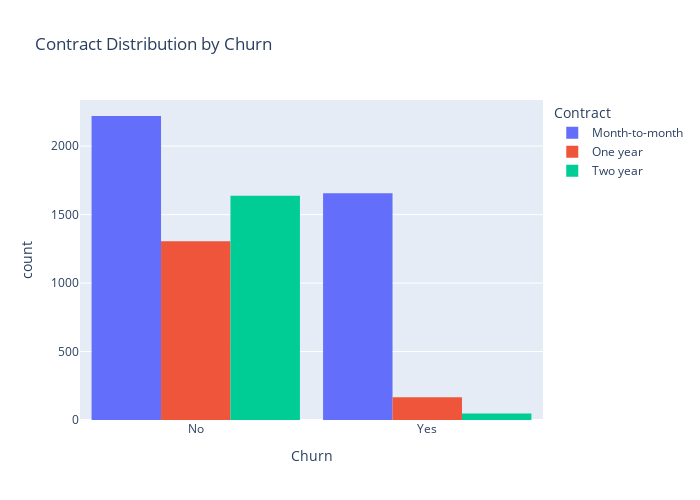

Write notebook code for a chart like this one.
### Markdown cell above
**Contract Distribution**

### Code cell
fig = px.histogram(df, x="Churn", color="Contract", barmode="group", title="Contract Distribution by Churn")
fig.update_layout(width=700, height=500, bargap=0.1)
fig.show()

### Figure 1 — Plotly figure (JSON) as saved in the notebook; plotly's stock layout.template omitted (floating-point values rounded to 4 significant figures; data arrays with more than 128 entries replaced by an {"elided": "..."} marker saying what was removed)
{"data": [{"alignmentgroup": "True", "bingroup": "x", "hovertemplate": "Contract=Month-to-month<br>Churn=%{x}<br>count=%{y}<extra></extra>", "legendgroup": "Month-to-month", "marker": {"color": "#636efa", "pattern": {"shape": ""}}, "name": "Month-to-month", "offsetgroup": "Month-to-month", "orientation": "v", "showlegend": true, "type": "histogram", "x": {"elided": "3875 str values"}, "xaxis": "x", "yaxis": "y"}, {"alignmentgroup": "True", "bingroup": "x", "hovertemplate": "Contract=One year<br>Churn=%{x}<br>count=%{y}<extra></extra>", "legendgroup": "One year", "marker": {"color": "#EF553B", "pattern": {"shape": ""}}, "name": "One year", "offsetgroup": "One year", "orientation": "v", "showlegend": true, "type": "histogram", "x": {"elided": "1472 str values"}, "xaxis": "x", "yaxis": "y"}, {"alignmentgroup": "True", "bingroup": "x", "hovertemplate": "Contract=Two year<br>Churn=%{x}<br>count=%{y}<extra></extra>", "legendgroup": "Two year", "marker": {"color": "#00cc96", "pattern": {"shape": ""}}, "name": "Two year", "offsetgroup": "Two year", "orientation": "v", "showlegend": true, "type": "histogram", "x": {"elided": "1685 str values"}, "xaxis": "x", "yaxis": "y"}], "layout": {"bargap": 0.1, "barmode": "group", "height": 500, "legend": {"title": {"text": "Contract"}, "tracegroupgap": 0}, "title": {"text": "Contract Distribution by Churn"}, "width": 700, "xaxis": {"anchor": "y", "domain": [0, 1], "title": {"text": "Churn"}}, "yaxis": {"anchor": "x", "domain": [0, 1], "title": {"text": "count"}}}}
